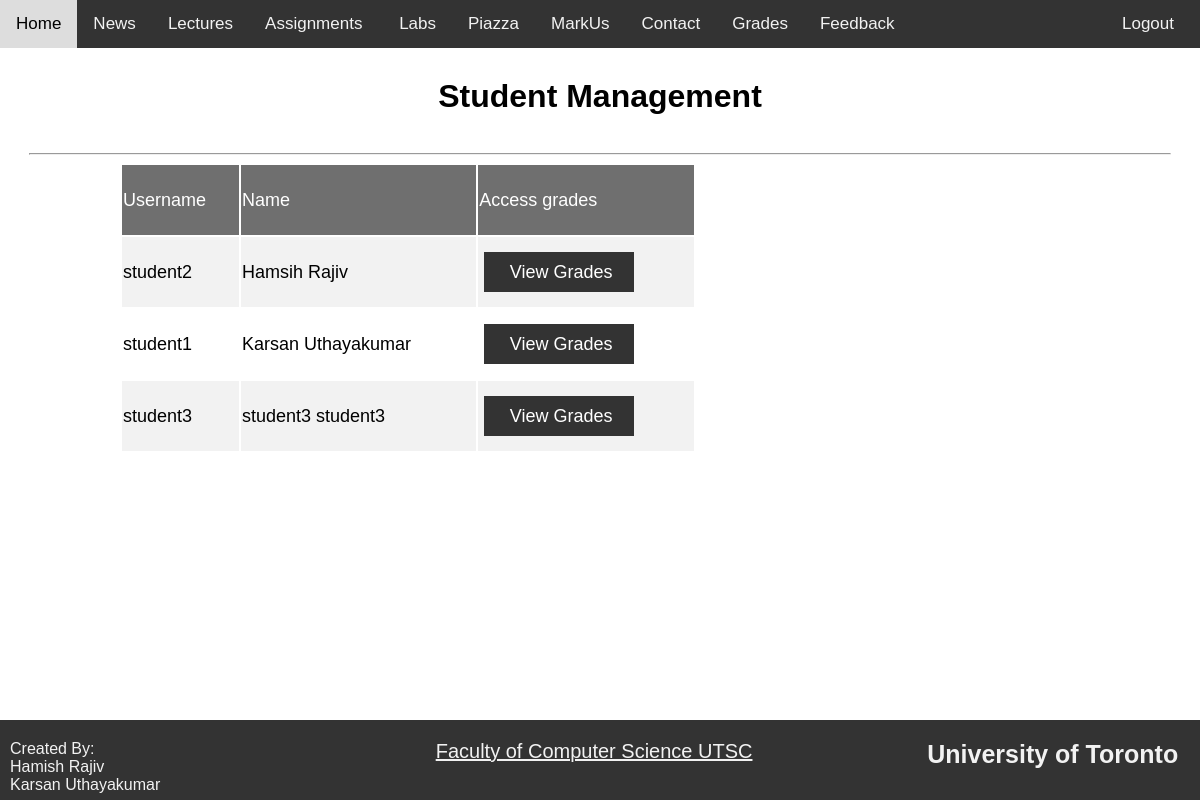
The app's page /showMyStudents (signed in), older data.
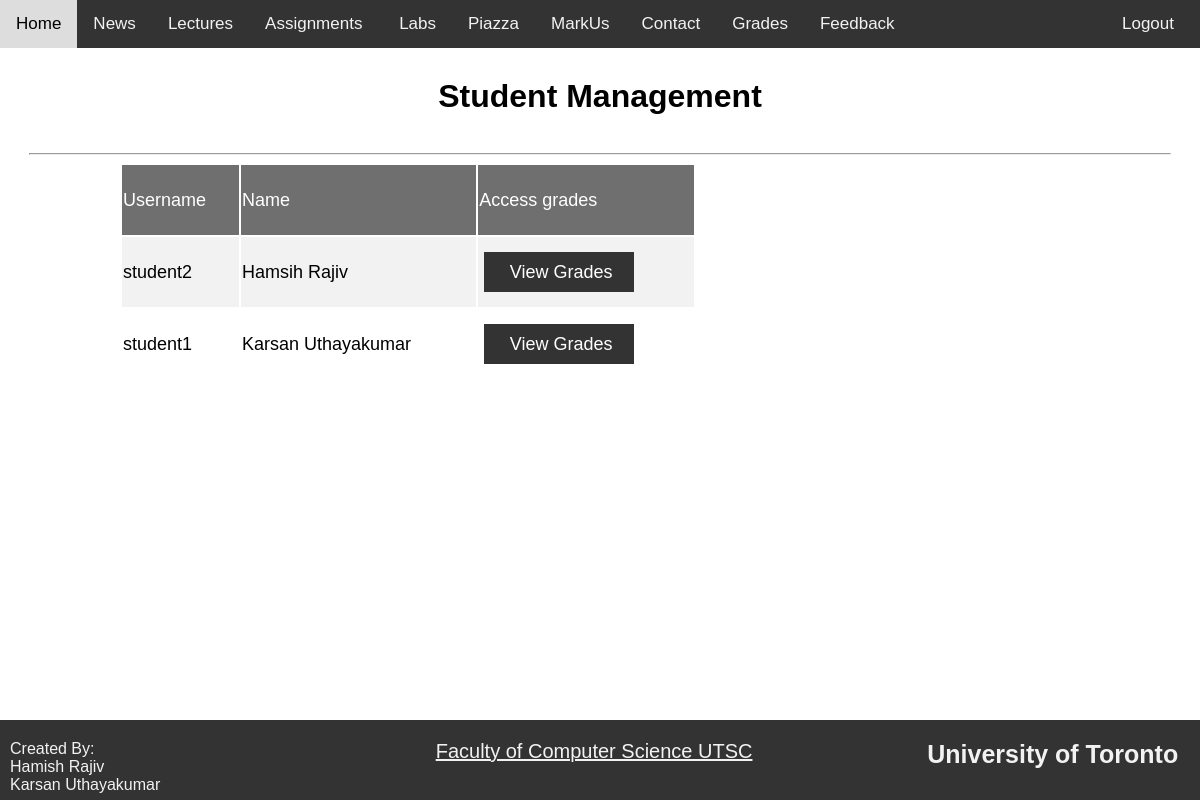
The same page, newer data.
### app.py (models this page shows)
class Student(Base):
    __tablename__ = "student"
    id = Column(Integer, primary_key=True)
    userId = Column(Integer,  ForeignKey('user.id'))
    username = Column(String, unique=True)
    firstName = Column(String)
    lastName = Column(String)
    instructor = relationship(
        "Instructor",
        secondary=association_table,
        back_populates="student")
    user = relationship("User", back_populates="student")
    grades = relationship("Grades", uselist=False, back_populates="student")

### app.py (the view)
@app.route('/showMyStudents')
def showMyStudents():
    myStudents = s.query(Instructor).filter_by(username=session.get("userName")).first().student
    return render_template("showMyStudents.html", myStudents =myStudents, accType=session.get("accountType"))

### app.py (called while the page is built)
@app.teardown_request
def remove_session(ex=None):
    s.remove()

### templates/showMyStudents.html
{% extends "layout.html" %}
{% block content %}
<div class="pageHeader">
    <h1> Student Management</h1>
</div>
<hr>
<div class="content">
    <table id="viewMyStudentsTable">
    <tbody>
        <tr>
            <td> Username</td>
            <td> Name</td>
            <td> Access grades</td>
        </tr>
           {% for s in myStudents %}
           <tr>
            <td> {{s.username}}</td>
            <td> {{s.firstName}} {{s.lastName}}</td>
             <td> <form class="remarkRequestForm" action="/redirect-editStudentGrade"  method="POST">
                 <input   id = submitButton name={{s.username}} type="submit" value="View Grades">
            </form></td>
            {% endfor %}
           </tr>
    </tbody>
</table>
</div>
{% endblock %}

Row changes from the older to the newer data that the page shows:
removed Student: username "student3", firstName "student3", lastName "student3"
